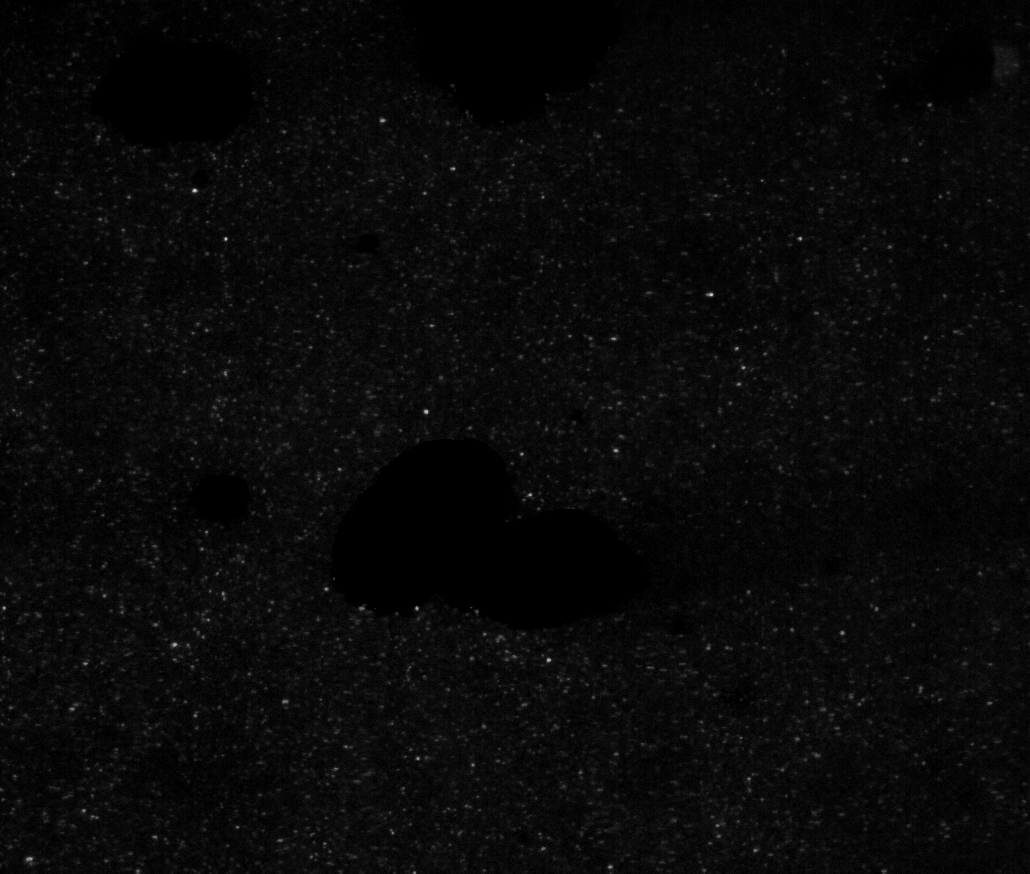
#> input picture test21/bubblesFrameA.png, 1030 x 874 px
$ jupyter execute --allow-errors compare_median_filters.ipynb
#> lines starting #> are read from the running program, lines starting #| are printed output that depends on the picture; after the words box and inside, x2 and y2 are one past the last pixel; in counts of white or black regions, pixels touching at a corner belong together
# Compare original median filter with normalized median filter.
Once a velocity field has been obtained from a PIV processor, there might be vectors that, visually, look as outliers. One way to get rid of them is to apply a median filter: compare every velocity vector to the average vector in its, say, 3x3 neighborhoud and, if it is bigger than a threshold, replace it with the average vector.

As described in Adrain & Westerweel, "Particle image velocimetry", 2011, J. Westerweel and coauthors created two versions of the median filter. The original one was created in 1994. Its main disadvantage is that it uses one (global) threshold for all the vectors in the velocity field. In 2005, it was proposed to normalize every vector in the velocity field before comparing it to the global threshold, thereby mitigating the disadvantage of the 1994 version of the median filter (see J. Westerweel, F. Scarano, "Universal outlier detection for PIV data", Experiments in fluids, 39(6), p.1096-1100, 2005).

OpenPIV has implemented both versions of the filter. The 1994 version (the original version) is given by the function `validation.local_median_val()`. The 2005 version (the normalized version) is given by the function `validation.local_norm_median_val()`.

The phylosophy of their usage is the following. Both filters just check every vector in the velocity field and create a "mask" of the velocity field where those vectors that didn't pass the threshold requirement are marked as NaNs. Then the OpenPIV function `filters.replace_outliers()` must be implemented. That function reads the "mask" and replace every NaN vector with the average of its neighbourhood.

The purpose of this tutorial is to compare the two fitlers for a rather difficult case of PIV of a two-phase cap-bubbly air-water upward flow.

*Requires `openpiv>=0.26.0`. New in 0.26.0: `scipy.fft` default backend and optional `openpiv-rust` acceleration via `backend="rust"`/`"auto"`.*

[cell 1]
import importlib.metadata
#> (the rest of this cell did not finish here and is left out)

[cell 2]
import cv2 # conda install opencv; alternatively use imread() from openpiv tools
import numpy as np
import matplotlib.pyplot as plt
from openpiv import tools, pyprocess, preprocess, validation, filters, scaling

Now let's write a function that does basic PIV processing on a pair of PIV frames. The function will calculate correlations with `pyprocess.fft_correlate_images()`, then it will convert correlations to displacements with `pyprocess.correlation_to_displacement` and, finally, it will validate the velocity field and replace the outliers. It is very imporatant to understand what the right strategy is for the validation and replacement of the outliers. There are two types of validation: validation of the correlations and validation of the velocity field. Validation of the correlations makes sure that the largest correlation peak is much bigger than the rest of the peaks, thereby making sure that the largest correlation peak is not just noice but a valid signal. Once the correlations have been validated this way, one goes ahead and calculates the velocity field. Surprisingly, one can, still, obtain a velocity field with outliers (some vectors are much bigger or point in the direction different than the vectors surrounding it). I.e., correlations validation doesn't give a 100% warranty that the resultant velocity field will be absolutely accurate. So, one goes ahead and validates the velocity field with a median filter which compares every vector to several of its surrounding vectors. Both validation types just mark the invalid vectors. Then the replacement function goes through all the marked vectors and replaces every one of them with the average of its surrounding vectors. Now imagine if the majority of the vectors have been marked as invalid. In this case, the chance of getting invalid vectors in the surroundings of other invalid vectors is big. And we end up with completely "remodeled" velocity field where almost every vector has been replaced with the average of its surroundings. I.e., the resultant field is not physical. Obviously, if you choose to do both validations types (which, very well, can be the case), then you have invalid vectors due to correlations and due to outliers. Of course, some of them may be the same, but some of them may not. I.e., you increasing the number of invalid vectors for further replacement procedure. You want to avoid it. In order to avoid it, do validation-replacement in steps. First, validate correlations and replace them at once. Second, validate outliers and replace them at once.

[cell 3]
def PIVanalysis(dataArray,
                imageShape,
                searchAreaSize,
                overlap,
                scalingFactor,
                deltaT,
                maskBubble,
                nameTXT,
                medianTest,
                numRuns,
                onImg = None,
                s2nThresh = 0.8
               ):

    """
    The procedure is adapted from ensemble_correlation.ipynb OpenPIV tutorial.
    Parameters: dataArray (numpy array) - an array of PIV images that contains only
                                          one PIV pair, its structure is
                                          dataArray = np.asarray([frameA, frameB])
                onImg (cv2.imread) - an image to plot the velocity fields on
                searchAreaSize (int) - is the size of the interrogation window on frameB;
                                       it can be a bit bigger, which, reportedly, is better
                                       for PIV pair with high dynamic range (like in our
                                       case, where velocities in the bubble wake are much
                                       bigger than velocities closer to the walls of the test section -
                                       the range of velocities (i.e., dynamic range) is big)
                maskBubble (numpy array) - a binary image where bubbles are white and background is
                                           black; is used to mask out bubbles
                deltaT (float) - s, the time between the two PIV frames
                scalingFactor (float) - pix/mm, scaling factor
                nameTXT (str) - .txt, the name of the file to save the resultant OpenPIV velocity field
                medianTest (int) - can be either 1994 or 2005; 1994 refers to original Westerweel's
                                   median test given by the function validation.local_median_val(),
                                   2005 refers to the normalized Westerweel's median test given by the
                                   function validation.local_norm_median_val()
                numRuns (int) - can be 1 or 2; the number of times to run the normalized median filter
    Returns: None
    """
    # Mask out the bubbles.
    dataArray[0] = cv2.bitwise_and(dataArray[0], dataArray[0], mask=cv2.bitwise_not(maskBubble))
    dataArray[1] = cv2.bitwise_and(dataArray[1], dataArray[1], mask=cv2.bitwise_not(maskBubble))

    # Find the correlations map.
    # "linear" correlation_method together with normalized_correlation=True
    # helps to boost the s2n threshold from 1.003 to 2 for 95% valid vectors.
    # See OpenPIV Jupiter notebook compare_correlations_algorithms.ipynb for
    # why correlation_method is chosen to be 'linear'.
    corrs = pyprocess.fft_correlate_images(
        pyprocess.moving_window_array(dataArray[0],searchAreaSize,overlap),
        pyprocess.moving_window_array(dataArray[1],searchAreaSize,overlap),
        normalized_correlation=True,
        correlation_method="linear"
    )

    mesh = pyprocess.get_field_shape(imageShape,
                                     search_area_size = searchAreaSize,
                                     overlap = overlap
    )

    nrows, ncols = mesh[0], mesh[1]

    # Having found correlations, we can find corresponding displacements in pix.
    # IMPOTANT: OpenPIV uses u and v for displacements as well as for velocities in
    # Since that's confusing, we are going to use xDisp and yDisp for
    # displacements and u and v for velocities.
    xDisp, yDisp = pyprocess.correlation_to_displacement(corrs, nrows, ncols)

    # Having found displacements in pix, we can find corresponding velocities in
    # pix/time
    u = xDisp/deltaT # pix/s
    v = yDisp/deltaT # pix/s

    x, y = pyprocess.get_coordinates(imageShape,
                                     search_area_size = searchAreaSize,
                                     overlap = overlap
    )

    # Mask out the areas without the flow right now (bubbles).
    grid_mask = preprocess.prepare_mask_on_grid(x, y, maskBubble[:,::-1])
    masked_u = np.ma.masked_array(u, mask=grid_mask)
    masked_v = np.ma.masked_array(v, mask=grid_mask)

    uShape = (masked_u.T).shape

    # Now let's do validation. Pay attention, that validation doesn't mean automatic
    # replacement of the outliers, it means that we are going to detect the outliers
    # and mark them as outliers. Their replacement is a separate procedure and will
    # be done next.

    # Do the validation of the correlation peaks.
    corrs = corrs.astype('float64')
    s2n = pyprocess.sig2noise_ratio(corrs, "peak2mean")
    invalid_mask_s2n = validation.sig2noise_val(s2n, threshold = s2nThresh)
    # Now we can replace outliers flagged by the invalid_mask_s2n.
    masked_u, masked_v = filters.replace_outliers(masked_u.flatten(), masked_v.flatten(),
                                                  invalid_mask_s2n,
                                                  method = 'localmean',
                                                  max_iter = 3,
                                                  kernel_size = 17
    ) # IMPORTANT to flatten u and v

    # Do the validation based on the median test (as described in the
    # German PIV book on p.185). We can do it in two ways. First - use
    # the original Westerweel's median test as implemented in OpenPIV's
    # function validation.local_median_val. Second - use the improved (normalized)
    # Westerweel's median test which is implemented in OpenPIV's function
    # validation.local_norm_median_val.
    # The problem is that  filters.replace_outliers() returned flattened arrays on
    # the previous step. But both validation.local_median_val() and
    # validation.local_norm_median_val() require 2D arrays as the input. The way to
    # transfrom the flattened arrays to the 2D arrays is the following:
    masked_u = np.reshape(masked_u,(uShape[0],uShape[1])) # a 2D array
    masked_v = np.reshape(masked_v,(uShape[0],uShape[1])) # a 2D array
    if medianTest == 1994:
        # ORIGINAL WESTERWEEL'S MEDIAN TEST.
        invalid_mask_median = validation.local_median_val(masked_u,
                                                          masked_v,
                                                          u_threshold=4000, # abs difference with the mean
                                                          v_threshold=4000, # abs difference with the mean
                                                          size=2 # e.g., size=2 is a 5x5 kernel
        )
        # Now we can replace outliers flagged by the invalid_mask_median.
        masked_u, masked_v = filters.replace_outliers(masked_u.flatten(), masked_v.flatten(),
                                                      invalid_mask_median.flatten(),
                                                      method = 'localmean',
                                                      max_iter = 5,
                                                      kernel_size = 2
        ) # IMPORTANT to flatten u and v
    elif medianTest == 2005:
        # NORMALIZED WESTERWEEL'S MEDIAN TEST.
        # One doesn't have to restrict oneself to just one instance of the median test.
        # For this particular dataset, after an extensive test of different parameters, it
        # was concluded that two median tests are necessary. The reason for that was the following.
        # The velocity field had a lot of very obvious outliers close to each other. Yet it also
        # had less obvious outliers sitting far away from each other. The first median filter uses a
        # bigger kernel size which is bigger than the width of the set of the neighbouring outliers.
        # I.e., if I have 5 outliers in a row, I want my kernels size to be bigger than 5 because, in
        # this case, valid vectors will be included into the averaging procedure. If the kernel is less
        # than 5, it will include only the outliers into the averaging procedure resulting in no good.
        # I.e., we will be compare the outlier to the average of the outliers around it, therefore we
        # will not detect it as the outlier because, obviously, it will be on the order of the average of
        # the outliers.
        # At the second step, when we are left with only less obvious outliers which are sittig far away
        # from each other, we're doing median filter with the smallest kernel size possible. Since the
        # outliers are less obvious, they can be barealy visually distinguishable from other vectors.
        # That is why the kernel size must be so small: it compares the outlier only to its immediate
        # neighbours and detects it as an outlier. If it compared the outlier to more vectors, the chance
        # that more vectors make the average of them bigger is high. And since we compare the outlier to
        # the average of the surrounding vectors, we might not detect it as an outlier. That's why we
        # we want the smallest kernel size in this case.

        # Do the first run of the median test.
        invalid_mask_median1 = validation.local_norm_median_val(masked_u,
                                                                masked_v,
                                                                ε = 0.2,
                                                                threshold = 2.5,
                                                                size = 2
        )
        # Now we can replace outliers flagged by the invalid_mask_median1.
        masked_u, masked_v = filters.replace_outliers(masked_u.flatten(), masked_v.flatten(),
                                                      invalid_mask_median1.flatten(),
                                                      method = 'localmean',
                                                      max_iter = 5,
                                                      kernel_size = 2
        ) # IMPORTANT to flatten u and v
        invalid_mask_median = invalid_mask_median1

        if numRuns == 2:
            # Do the second run of the median test.
            # Start with reshaping masked_u and masked_v to 2D arrays.
            masked_u = np.reshape(masked_u,(uShape[0],uShape[1])) # a 2D array
            masked_v = np.reshape(masked_v,(uShape[0],uShape[1])) # a 2D array
            invalid_mask_median2 = validation.local_norm_median_val(masked_u,
                                                                    masked_v,
                                                                    ε = 0.2,
                                                                    threshold = 2.5,
                                                                    size = 1
            )
            masked_u, masked_v = filters.replace_outliers(masked_u.flatten(), masked_v.flatten(),
                                                          invalid_mask_median2.flatten(),
                                                          method = 'localmean',
                                                          max_iter = 5,
                                                          kernel_size = 1
            ) # IMPORTANT to flatten u and v

            # When we will be saving the results into the OpenPIV .txt file, we will want to
            # know about all the invalid vectors. That's why we are combining the masks.
            # The way they are combined is copied from the code for OpenPIV.validation.typical_validation
            # line 295. These are, actually, flags, not masks.
            invalid_mask_median = invalid_mask_median1 | invalid_mask_median2

    # When we will be saving the results into the OpenPIV .txt file, we will want to
    # know about all the invalid vectors. That's why we are combining the masks.
    # The way they are combined is copied from the code for OpenPIV.validation.typical_validation
    # line 295. These are, actually, flags, not masks.
    invalid_mask = invalid_mask_s2n | invalid_mask_median.flatten()

    x, y, masked_u, masked_v = scaling.uniform(x, y, masked_u, masked_v, scaling_factor = scalingFactor)

    # MASK OUT VELOCITY FIELD.
    # Before saving the field to a .txt file, give zeros to those vectors that lie in the masked regions.
    # Right now, x and y are in the image system of coordinates: x is to the right, y is downwards, (0,0)
    # is in the top left corner. It can be learnt from the GitHub code of tools.transform_coordinates.
    # Since our x and y are in mm, we're going to use scaling factor to convert them to pix. Then we're going
    # to use them to identify whether or not their place on an example masked image is masked.
    xFlat = x.flatten()
    yFlat = y.flatten()
    for i in range(xFlat.size):
        if maskBubble[int(yFlat[i]*scalingFactor), int(xFlat[i]*scalingFactor)] == 255:
                masked_u[i] = 0
                masked_v[i] = 0

    x, y, masked_u, masked_v = tools.transform_coordinates(x, y, masked_u, masked_v)

    tools.save(nameTXT, x, y, masked_u, masked_v, invalid_mask)

    # Calculate the percentage of the invalid vectors due to median validation.
    invMedOutPer = (np.count_nonzero(invalid_mask_median) / invalid_mask_median.size) * 100 # percent of the invalid vectors
    # Calculate the percentage of the invalid vectors due to sig2noise validation.
    invSnrOutPer = (np.count_nonzero(invalid_mask_s2n) / invalid_mask_s2n.size) * 100 # percent of the invalid vectors
    # Calculate the percentage of the invalid vectors due to both median and sig2noise validations.
    invOutPer = (np.count_nonzero(invalid_mask) / invalid_mask.size) * 100 # percent of the invalid vectors
    print("\nPercentage of invalid vectors:\ninvalidMedianOutliersPercent={:.2f},\ninvalidS2NOutliersPercent={:.2f},\ninvalitOutliersPercent={:.2f}".format(invMedOutPer,invSnrOutPer,invOutPer))
    print("\nThe resultant velocity field (red are vectors that were validated as outliers\nand replaced with the average of their neighbouring vectors):")
    figure, _ = tools.display_vector_field(filename = str(nameTXT),
                                           scaling_factor = scalingFactor,
                                           scale = 3500,
                                           on_img = True,
                                           show_invalid = True,
                                           image_name = onImg
    )
    plt.show()

[cell 4]
# Global variables
tPulse = 0.0015 # s - time between frame A and frame B
ol = 16 # overlap: give it in pix, not %
interW = 32 # the size of the interrogation window
searchAS = np.round(1.1*interW).astype(np.uint32) # the size of the interrogation window in frameB
sf = 1/0.052 # pix/mm scaling factor

# The name of the OpenPIV txt file to save the results to.
fileTXT = '../test21/bubblesOpenPIVtxtFile.txt'

# The file names of PIV frames and bubbles mask.
frameA = '../test21/bubblesFrameA.png'
frameB = '../test21/bubblesFrameB.png'
bubblesMaskFile = '../test21/bubblesMask.png'

pairPIV = np.asarray([cv2.imread(frameA,0), cv2.imread(frameB,0)]) # 0 flag means read as gray scale
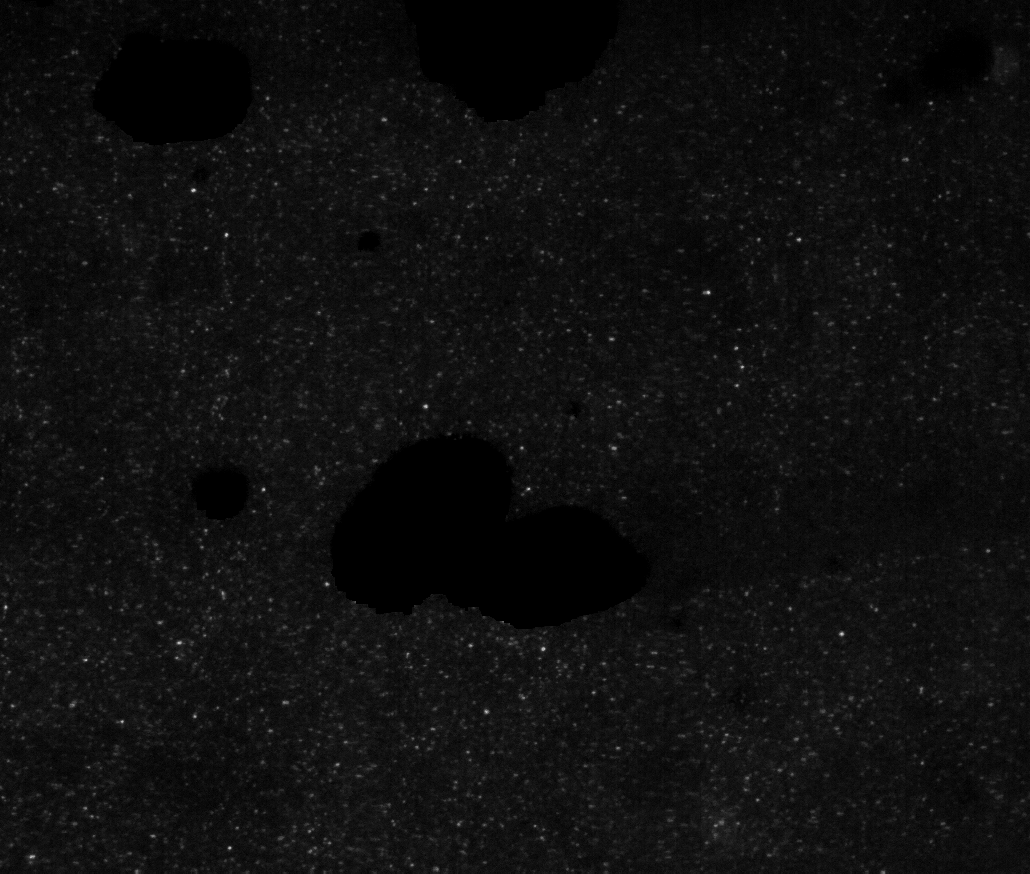
#> input picture test21/bubblesFrameB.png, 1030 x 874 px
bubblesMask = cv2.imread(bubblesMaskFile,0) # 0 flag means read as gray scale
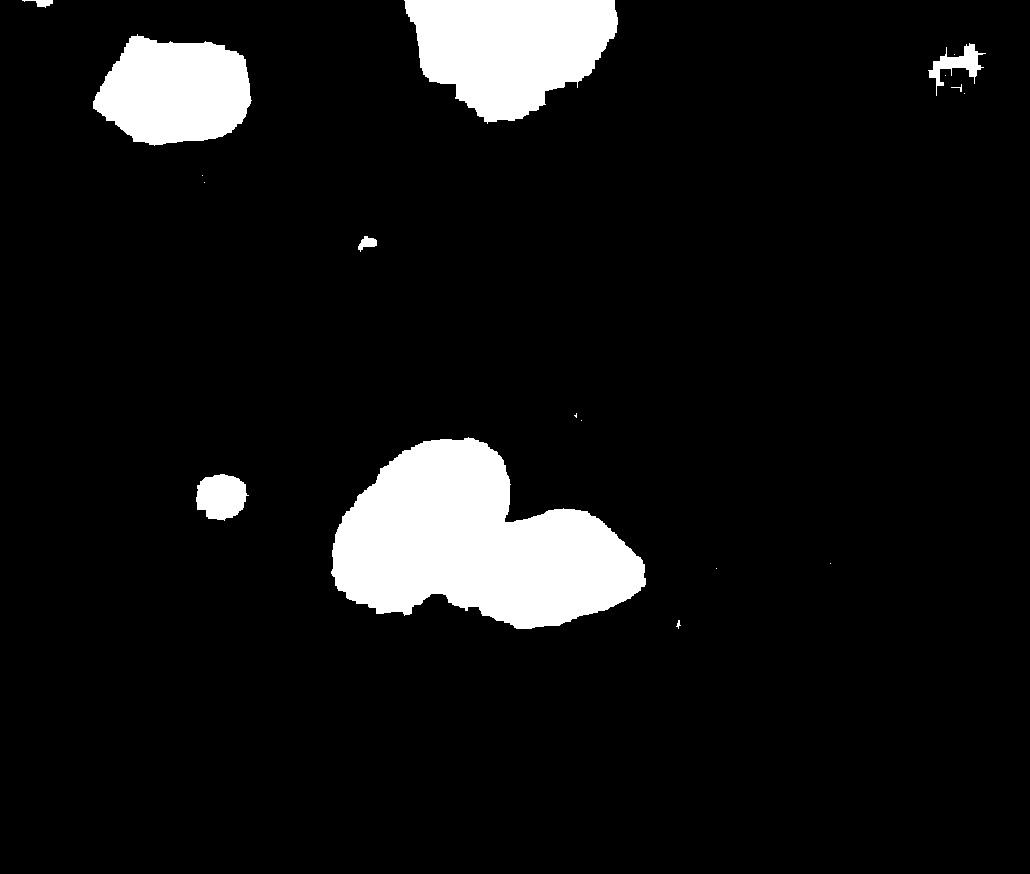
#> input picture test21/bubblesMask.png, 1030 x 874 px
#> bubblesMask: shape (874, 1030); 8.1% white; 18 white regions (9 under 20 px), largest, box (x1, y1, x2, y2) and area: (331, 437, 646, 629) 38039, (404, 0, 618, 124) 18628, (93, 34, 252, 146) 13139
imageShape = pairPIV[0].shape
#> (the rest of the program and of its run is left out)
